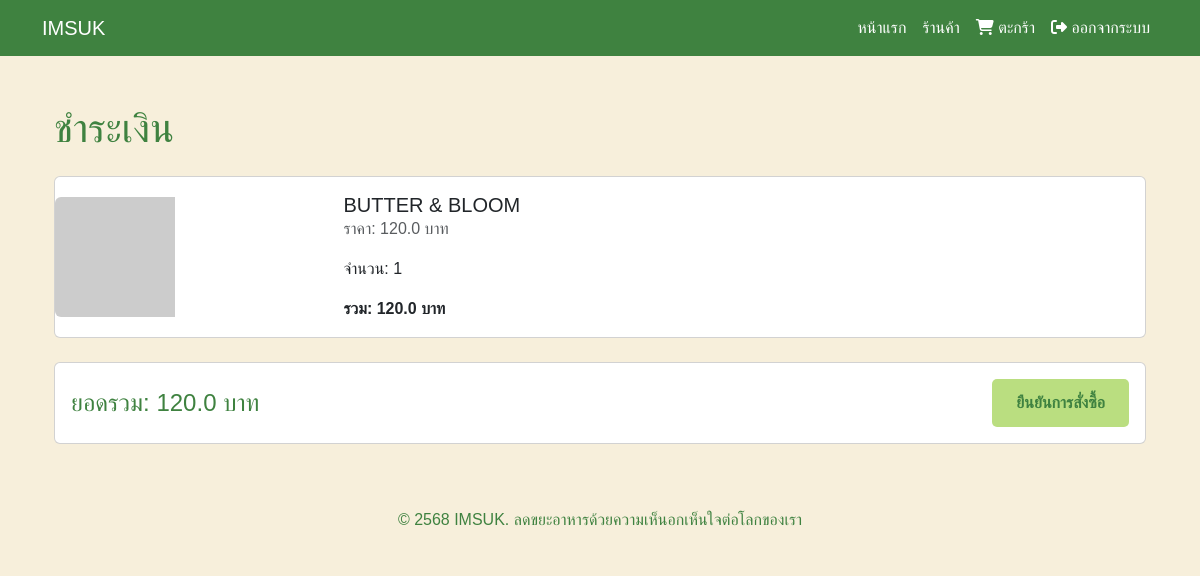
Screenshot of /checkout/ (signed in) with the database file from the repository.
### myapp/models.py (models this page shows, shortened)
class Cart(models.Model):
    session_key = models.CharField(max_length=40, null=True, blank=True)
    user = models.ForeignKey(User, on_delete=models.CASCADE)
    store = models.ForeignKey(Store, on_delete=models.CASCADE)
    quantity = models.PositiveIntegerField(default=1)
    created_at = ThailandTimeField(auto_now_add=True)
    @property
    def total_discounted_price(self):
        return self.store.discounted_price * self.quantity

class Store(models.Model):
    id = models.UUIDField(primary_key=True, default=uuid.uuid4, editable=False)
    name = models.CharField(max_length=255)
    description = models.TextField()
    additional_details = models.TextField(
        blank=True,
        help_text="Additional details, e.g., food waste reduction or store policies"
    )
    price = models.FloatField(validators=[MinValueValidator(0.0)])
    discount_percentage = models.FloatField(
        validators=[MinValueValidator(0.0), MaxValueValidator(100.0)],
        default=0.0,
        help_text="Discount percentage (0-100%)"
    )
    quantity_available = models.PositiveIntegerField()
    available_from = models.TimeField(
        help_text="Store opening time (e.g., 12:00)"
    )
    available_until = models.TimeField(
        help_text="Store closing time (e.g., 20:00)"
    )
    is_active = models.BooleanField(default=True)
    store_image = models.ImageField(upload_to='store_images/', null=True, blank=True)
    additional_images = models.JSONField(
        default=list,
        blank=True,
        help_text="List of URLs or paths for additional images"
    )
    allergen_ingredients = models.TextField(
        blank=True,
        help_text="Ingredients that may cause allergies (e.g., nuts, gluten)"
    )
    @property
    def discounted_price(self):
        return self.price * (1 - (self.discount_percentage or 0) / 100)
    class Meta:
        verbose_name = "Store"
        verbose_name_plural = "Stores"

### myapp/views.py (the view)
# urls.py: path('checkout/', views.checkout, name='checkout'),
def checkout(request):
    if not request.user.is_authenticated:
        messages.warning(request, "กรุณาล็อกอินเพื่อดำเนินการชำระเงิน")
        return redirect('login')
    cart_items = Cart.objects.filter(user=request.user)
    total_price = sum(item.total_discounted_price or 0 for item in cart_items)
    if not cart_items:
        messages.warning(request, "ตะกร้าของคุณว่างเปล่า กรุณาเพิ่มสินค้าก่อนดำเนินการชำระเงิน")
        return redirect('store_list')
    return render(request, 'checkout.html', {
        'cart_items': cart_items,
        'total_price': total_price
    })

### myapp/templates/checkout.html (shortened to what this page needs)
{% extends 'base.html' %}
{% block content %}
<div class="container my-5">
    <h1 class="cart-title mb-4">ชำระเงิน</h1>
    <div class="toast-container position-fixed top-0 end-0 p-3">
    </div>
    {% if cart_items %}
    <div class="cart-container">
        {% for item in cart_items %}
        <div class="cart-item card mb-3 animate__animated animate__fadeIn">
            <div class="row g-0 align-items-center">
                <div class="col-md-3 col-4">
                    <img src="{{ item.store.image.url|default:'https://via.placeholder.com/150' }}" class="img-fluid rounded-start" alt="{{ item.store.name }}" style="max-height: 120px; object-fit: cover;">
                </div>
                <div class="col-md-9 col-8">
                    <div class="card-body">
                        <h5 class="card-title mb-0">{{ item.store.name }}</h5>
                        <p class="card-text text-muted">ราคา: {{ item.store.discounted_price }} บาท</p>
                        <p class="card-text">จำนวน: {{ item.quantity }}</p>
                        <p class="card-text fw-bold">รวม: {{ item.total_discounted_price }} บาท</p>
                    </div>
                </div>
            </div>
        </div>
        {% endfor %}
        <div class="cart-summary card p-3 mt-4">
            <div class="d-flex justify-content-between align-items-center">
                <h4 class="mb-0">ยอดรวม: {{ total_price }} บาท</h4>
                <a href="#" class="btn btn-imsuk">ยืนยันการสั่งซื้อ</a>
            </div>
        </div>
    </div>
    {% else %}
    <div class="text-center py-5">
        <i class="fas fa-shopping-cart fa-3x text-muted mb-3"></i>
        <p class="text-muted">ตะกร้าของคุณว่างเปล่า</p>
        <a href="{% url 'store_list' %}" class="btn btn-imsuk">ไปที่ร้านค้า</a>
    </div>
    {% endif %}
</div>
{% endblock %}

### myapp/static/css/styles.css (style rules this page uses)
:root { --imsuk-primary: #3F8240; --imsuk-secondary: #BADE80; --imsuk-accent: #FF69B4; --imsuk-bg: #F7EFDB; --imsuk-text: #333333; --imsuk-muted: #6c757d; }
body { background-color: var(--imsuk-bg); color: var(--imsuk-text); font-family: 'Prompt', Arial, sans-serif; }
h1, h2, h3, h4, h5, h6 { color: var(--imsuk-primary); }
.btn-imsuk { background-color: var(--imsuk-secondary); color: var(--imsuk-primary); border: none; padding: 0.75rem 1.5rem; font-weight: 600; border-radius: 5px; transition: background-color 0.3s ease, transform 0.2s ease; }

### rows the page displays
Cart: store.name "BUTTER & BLOOM", store.discounted_price "120.0", quantity "1", total_discounted_price "120.0"

### other values shown
{{ total_price }} "120.0"
